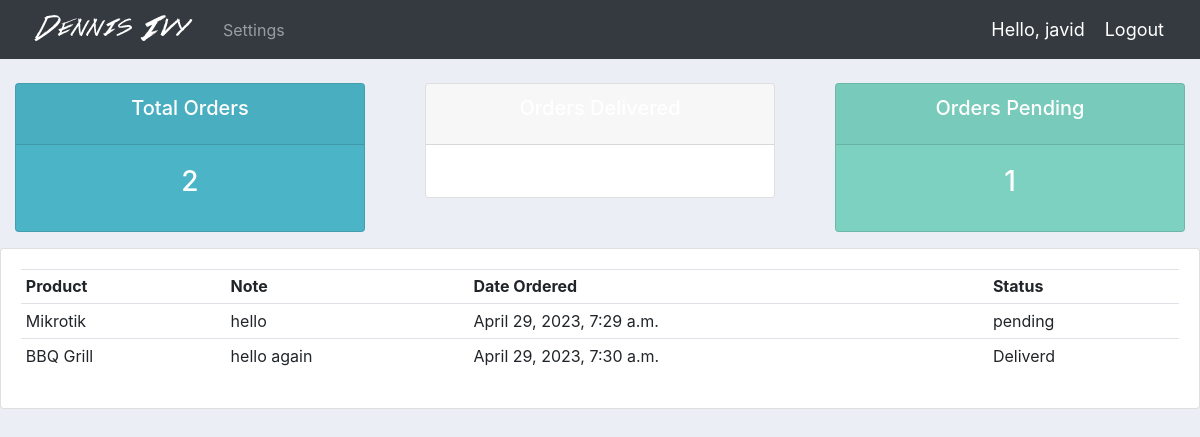
Screenshot of /user/ (signed in) with the database file from the repository.
### accounts/models.py (models this page shows, shortened)
class Order(models.Model):
    STATUS = (
            ('pending','pending'),
            ('out for delivery','out for delivery'),
            ('Deliverd','Deliverd'),
        )
    customer=models.ForeignKey(Customer,null=True,on_delete=models.SET_NULL)
    product=models.ForeignKey(Product,null=True,on_delete=models.SET_NULL)
    date_created=models.DateTimeField(auto_now_add=True,null=True)
    status=models.CharField(max_length=200,null=True,choices=STATUS)
    note=models.CharField(max_length=1000,null=True)

class Product(models.Model):
    CATEGORY = (
            ('Indoor','Indoor'),
            ('Out Door','Out Door'),
        )
    name=models.CharField(max_length=200,null=True)
    price=models.FloatField(null=True)
    category=models.CharField(max_length=200,null=True,choices=CATEGORY)
    description=models.CharField(max_length=200,null=True,blank=True)
    date_created=models.DateTimeField(auto_now_add=True,null=True)
    tags=models.ManyToManyField(Tag)
    def __str__(self):
        return self.name

### accounts/decorators.py (the view)
        def wrapper_func(request,*args,**kwargs):
            group=None
            if request.user.groups.exists():
                group=request.user.groups.all()[0].name
            if group in allowed_roles:
                return view_func(request,*args,**kwargs)
            else:
                return HttpResponse('you are not authorized to view this page')

### accounts/views.py (called while the page is built)
@login_required(login_url='login')
@allowed_users(allowed_roles=['customer'])
def userPage(request):
    orders=request.user.customer.order_set.all()
    total_orders=orders.count()
    deliverd=orders.filter(status='Deliverd').count()
    pending=orders.filter(status='pending').count()
    context={'orders':orders,'total_orders':total_orders,'deliverd':deliverd,'pending':pending}
    return render(request,'accounts/user.html',context)

### Requirements/CMS-DennisIvy-master/accounts/templates/accounts/user.html
{% extends 'accounts/main.html' %}
{% block content %}
{% include 'accounts/status.html' %}
<div class="row">
	<div class="col-md">
		<div class="card card-body">
			<table class="table table-sm">
				<tr>
					<th>Product</th>
					<th>Note</th>
					<th>Date Ordered</th>
					<th>Status</th>
				</tr>
				{% for order in orders %}
				<tr>
					<td>{{ order.product }}</td>
					<td>{{ order.note }}</td>
					<td>{{ order.date_created }}</td>
					<td>{{ order.status }}</td>
				</tr>
				{% endfor %}
			</table>
		</div>
	</div>
</div>
{% endblock %}

### Requirements/CMS-DennisIvy-master/accounts/templates/accounts/navbar.html (shortened to what this page needs)
{% load static %}
<nav class="navbar navbar-expand-lg navbar-dark bg-dark">
	<img src="{% static 'images/logo.png' %}">
	<div class="collapse navbar-collapse" id="navbarNav">
		<ul class="navbar-nav">
			{% if request.user.is_staff %}
			<li class="nav-item active">
				<a class="nav-link" href="{% url 'home' %}">Dashboard</a>
			</li>
			<li class="nav-item">
				<a class="nav-link" href="{% url 'products' %}">Products</a>
			</li>
			{% else %}
			<li class="nav-item">
				<a class="nav-link" href="{% url 'account' %}">Settings</a>
			</li>
			{% endif %}
		</ul>
	</div>
	<span class="hello-msg">Hello, {{request.user}}</span>
	<span><a class="hello-msg" href="{% url 'logout' %}">Logout</a></span>
</nav>

### static/css/main.css (style rules this page uses)
body { background-color: #ebeff5; }

### Requirements/CMS-DennisIvy-master/accounts/templates/accounts/navbar.html (style rules this page uses)
.hello-msg { font-size: 18px; color: #fff; margin-right: 20px; }

### rows the page displays
Order: product "Mikrotik", note "hello", date_created "April 29, 2023, 7:29 a.m.", status "pending"
Order: product "BBQ Grill", note "hello again", date_created "April 29, 2023, 7:30 a.m.", status "Deliverd"

### other values shown
{{ request.user }} "javid"
{{ total_orders }} "2"
{{ pending }} "1"
